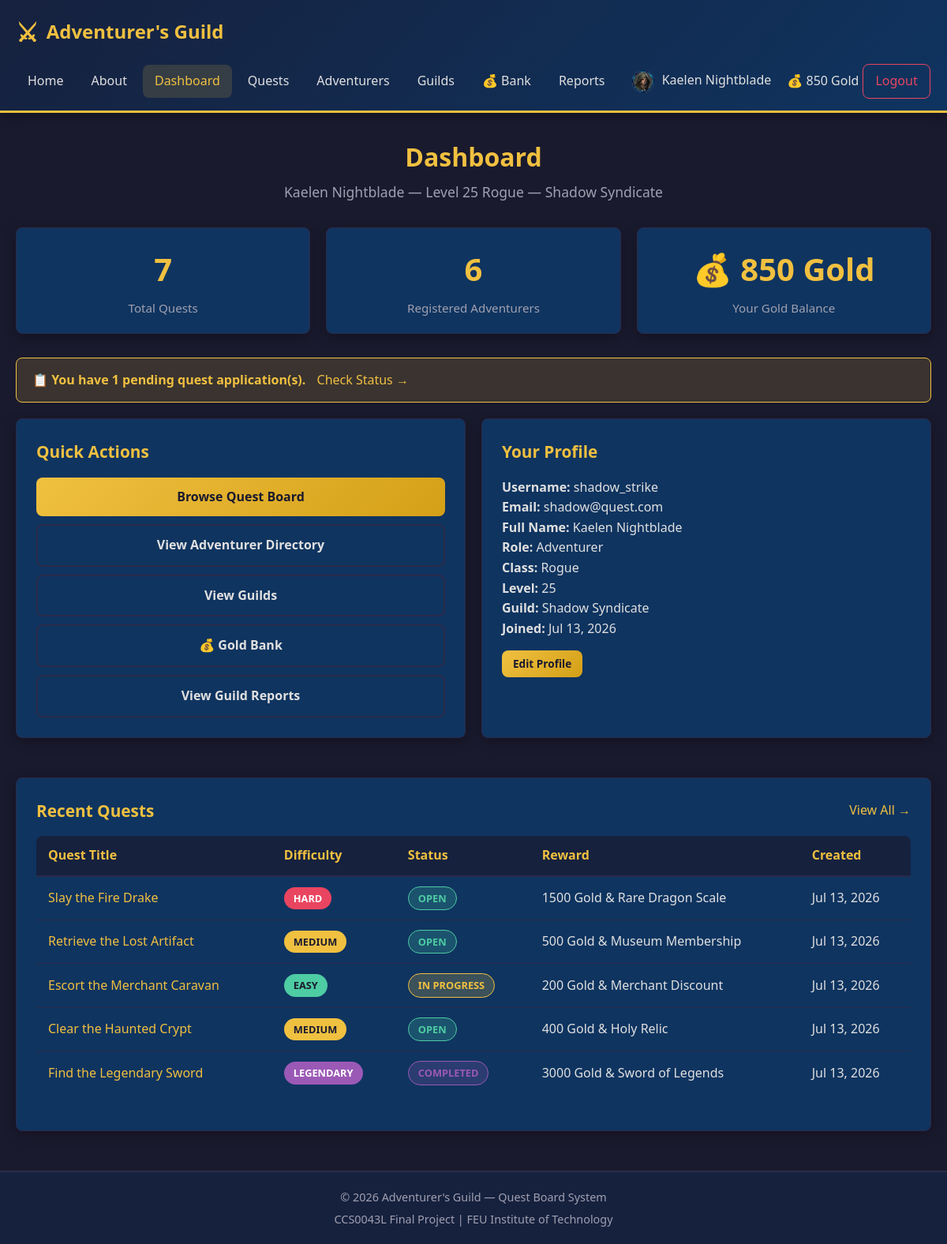
The app's page /dashboard.php (signed in) with its own data.
### tables this page shows
CREATE TABLE IF NOT EXISTS wallets (
    wallet_id INT AUTO_INCREMENT PRIMARY KEY,
    user_id INT NOT NULL UNIQUE,
    balance DECIMAL(12, 2) NOT NULL DEFAULT 100.00,
    created_at TIMESTAMP DEFAULT CURRENT_TIMESTAMP,
    FOREIGN KEY (user_id) REFERENCES users(user_id) ON DELETE CASCADE
);

CREATE TABLE IF NOT EXISTS guilds (
    guild_id INT AUTO_INCREMENT PRIMARY KEY,
    guild_name VARCHAR(100) NOT NULL UNIQUE,
    guild_description TEXT NULL,
    guild_color VARCHAR(7) NULL DEFAULT '#c8b061',
    created_at TIMESTAMP DEFAULT CURRENT_TIMESTAMP
);

CREATE TABLE IF NOT EXISTS users (
    user_id INT AUTO_INCREMENT PRIMARY KEY,
    username VARCHAR(50) NOT NULL UNIQUE,
    email VARCHAR(100) NOT NULL UNIQUE,
    password VARCHAR(255) NOT NULL,
    full_name VARCHAR(100) NOT NULL,
    role ENUM('guild_master', 'adventurer') NOT NULL DEFAULT 'adventurer',
    bio TEXT NULL,
    class VARCHAR(50) NULL,
    level INT NOT NULL DEFAULT 1,
    guild_id INT NULL,
    avatar VARCHAR(255) NULL,
    created_at TIMESTAMP DEFAULT CURRENT_TIMESTAMP,
    FOREIGN KEY (guild_id) REFERENCES guilds(guild_id) ON DELETE SET NULL
);

CREATE TABLE IF NOT EXISTS quests (
    quest_id INT AUTO_INCREMENT PRIMARY KEY,
    title VARCHAR(200) NOT NULL,
    description TEXT NOT NULL,
    difficulty ENUM('EASY', 'MEDIUM', 'HARD', 'LEGENDARY') NOT NULL,
    reward VARCHAR(100) NOT NULL,
    status ENUM('OPEN', 'IN_PROGRESS', 'COMPLETED') NOT NULL DEFAULT 'OPEN',
    assigned_to INT NULL,
    created_by INT NOT NULL,
    location VARCHAR(150) NULL,
    created_at TIMESTAMP DEFAULT CURRENT_TIMESTAMP,
    FOREIGN KEY (assigned_to) REFERENCES users(user_id) ON DELETE SET NULL,
    FOREIGN KEY (created_by) REFERENCES users(user_id) ON DELETE CASCADE
);

### dashboard.php (the view, shortened to what this page needs)
<?php
require_once __DIR__ . '/includes/auth_check.php';
require_once __DIR__ . '/includes/functions.php';
$conn = getConnection();
$currentUser = getUserById($conn, $_SESSION['user_id']);
$stats = getQuestStatistics($conn);
$userGuild = null;
if ($currentUser['guild_id']) {
    $userGuild = getGuildById($conn, $currentUser['guild_id']);
}
$result = $conn->query("SELECT q.*, u.full_name AS assigned_to_name FROM quests q LEFT JOIN users u ON q.assigned_to = u.user_id ORDER BY q.created_at DESC LIMIT 5");
$recentQuests = $result->fetch_all(MYSQLI_ASSOC);
$myPendingApps = 0;
if ($_SESSION['role'] !== 'guild_master') {
    $stmt = $conn->prepare("SELECT COUNT(*) AS count FROM quest_applications WHERE applicant_id = ? AND status = 'PENDING'");
    $stmt->bind_param("i", $_SESSION['user_id']);
    $stmt->execute();
    $result = $stmt->get_result();
    $myPendingApps = $result->fetch_assoc()['count'];
}
?>
<?php include_once __DIR__ . '/includes/header.php'; ?>
<div class="container">
    <h1 class="page-title">Dashboard</h1>
    <p class="page-subtitle"><?php echo htmlspecialchars($_SESSION['full_name']); ?> — Level <?php echo intval($_SESSION['level']); ?> <?php echo htmlspecialchars($_SESSION['class'] ?? 'Adventurer'); ?> <?php echo $userGuild ? '— ' . htmlspecialchars($userGuild['guild_name']) : ''; ?></p>
    <div class="grid-3" style="margin-bottom: 30px;">
        <div class="stat-card">
            <div class="stat-number"><?php echo $stats['total_quests']; ?></div>
            <div class="stat-label">Total Quests</div>
        </div>
        <div class="stat-card">
            <div class="stat-number"><?php echo $stats['total_adventurers']; ?></div>
            <div class="stat-label">Registered Adventurers</div>
        </div>
        <div class="stat-card">
            <div class="stat-number" style="color: var(--color-gold);">&#128176; <?php echo formatGold($wallet['balance'] ?? 0); ?></div>
            <div class="stat-label">Your Gold Balance</div>
        </div>
    </div>
    <?php if ($myPendingApps > 0): ?>
        <div class="alert" style="background-color: rgba(240, 192, 64, 0.15); border: 1px solid var(--color-gold); color: var(--color-gold);">
            <strong>&#128203; You have <?php echo $myPendingApps; ?> pending quest application(s).</strong>
            <a href="profile.php" class="action-link" style="margin-left: 10px;">Check Status &rarr;</a>
        </div>
    <?php endif; ?>
    <div class="grid-2" style="margin-bottom: 30px;">
        <div class="card">
            <h2 class="card-title">Quick Actions</h2>
            <div style="display: flex; flex-direction: column; gap: 10px; margin-top: 15px;">
                <a href="quests.php" class="btn btn-primary" style="text-align: center;">Browse Quest Board</a>
                <a href="adventurers.php" class="btn btn-secondary" style="text-align: center;">View Adventurer Directory</a>
                <a href="guilds.php" class="btn btn-secondary" style="text-align: center;">View Guilds</a>
                <a href="bank.php" class="btn btn-secondary" style="text-align: center;">&#128176; Gold Bank</a>
                <a href="reports.php" class="btn btn-secondary" style="text-align: center;">View Guild Reports</a>
            </div>
        </div>
        <div class="card">
            <h2 class="card-title">Your Profile</h2>
            <div style="margin-top: 15px;">
                <p><strong>Username:</strong> <?php echo htmlspecialchars($_SESSION['username']); ?></p>
                <p><strong>Email:</strong> <?php echo htmlspecialchars($_SESSION['email']); ?></p>
                <p><strong>Full Name:</strong> <?php echo htmlspecialchars($_SESSION['full_name']); ?></p>
                <p><strong>Role:</strong> <?php echo ($_SESSION['role'] === 'guild_master') ? 'Guild Master' : 'Adventurer'; ?></p>
                <p><strong>Class:</strong> <?php echo htmlspecialchars($_SESSION['class'] ?? 'Not Set'); ?></p>
                <p><strong>Level:</strong> <?php echo intval($_SESSION['level']); ?></p>
                <p><strong>Guild:</strong> <?php echo $userGuild ? htmlspecialchars($userGuild['guild_name']) : 'None'; ?></p>
                <p><strong>Joined:</strong> <?php echo formatDate($currentUser['created_at']); ?></p>
            </div>
            <a href="profile.php" class="btn btn-primary btn-sm" style="margin-top: 15px;">Edit Profile</a>
        </div>
    </div>
    <div class="card">
        <div style="display: flex; justify-content: space-between; align-items: center; margin-bottom: 15px; flex-wrap: wrap; gap: 10px;">
            <h2 class="card-title" style="margin-bottom: 0;">Recent Quests</h2>
            <a href="quests.php" class="action-link">View All &rarr;</a>
        </div>
        <?php if (!empty($recentQuests)): ?>
            <div class="table-container">
                <table>
                    <thead>
                        <tr>
                            <th>Quest Title</th>
                            <th>Difficulty</th>
                            <th>Status</th>
                            <th>Reward</th>
                            <th>Created</th>
                        </tr>
                    </thead>
                    <tbody>
                        <?php foreach ($recentQuests as $quest): ?>
                            <tr>
                                <td>
                                    <a href="quests.php" class="action-link"><?php echo htmlspecialchars($quest['title']); ?></a>
                                </td>
                                <td><?php echo getDifficultyBadge($quest['difficulty']); ?></td>
                                <td><?php echo getStatusBadge($quest['status']); ?></td>
                                <td><?php echo htmlspecialchars($quest['reward']); ?></td>
                                <td><?php echo formatDate($quest['created_at']); ?></td>
                            </tr>
                        <?php endforeach; ?>
                    </tbody>
                </table>
            </div>
        <?php endif; ?>
    </div>
</div>
<?php include_once __DIR__ . '/includes/footer.php'; ?>

### includes/header.php (shortened to what this page needs)
<?php
require_once __DIR__ . '/functions.php';
$isLoggedIn = isset($_SESSION['user_id']);
$walletBalance = null;
if ($isLoggedIn) {
    $conn = getConnection();
    $wallet = getWalletBalance($conn, $_SESSION['user_id']);
    $walletBalance = $wallet['balance'] ?? 0;
}
?>
<!DOCTYPE html>
<html lang="en">
<head>
    <link rel="stylesheet" href="css/style.css">
</head>
<body>
    <header class="main-header">
        <div class="container">
            <div class="header-content">
                <a href="index.php" class="logo">
                    <span class="logo-icon">&#9876;</span>
                    <span class="logo-text">Adventurer's Guild</span>
                </a>
                <nav class="main-nav">
                    <a href="index.php" class="nav-link <?php echo basename($_SERVER['PHP_SELF']) === 'index.php' ? 'active' : ''; ?>">Home</a>
                    <a href="about.php" class="nav-link <?php echo basename($_SERVER['PHP_SELF']) === 'about.php' ? 'active' : ''; ?>">About</a>
                    <?php if ($isLoggedIn): ?>
                        <a href="dashboard.php" class="nav-link <?php echo basename($_SERVER['PHP_SELF']) === 'dashboard.php' ? 'active' : ''; ?>">Dashboard</a>
                        <a href="quests.php" class="nav-link <?php echo basename($_SERVER['PHP_SELF']) === 'quests.php' || basename($_SERVER['PHP_SELF']) === 'quest_add.php' || basename($_SERVER['PHP_SELF']) === 'quest_edit.php' ? 'active' : ''; ?>">Quests</a>
                        <a href="adventurers.php" class="nav-link <?php echo basename($_SERVER['PHP_SELF']) === 'adventurers.php' ? 'active' : ''; ?>">Adventurers</a>
                        <a href="guilds.php" class="nav-link <?php echo basename($_SERVER['PHP_SELF']) === 'guilds.php' || basename($_SERVER['PHP_SELF']) === 'guild_detail.php' ? 'active' : ''; ?>">Guilds</a>
                        <a href="bank.php" class="nav-link <?php echo basename($_SERVER['PHP_SELF']) === 'bank.php' ? 'active' : ''; ?>">&#128176; Bank</a>
                        <a href="reports.php" class="nav-link <?php echo basename($_SERVER['PHP_SELF']) === 'reports.php' ? 'active' : ''; ?>">Reports</a>
                        <?php
                        $userAvatar = getUserAvatar($_SESSION['user_id']);
                        ?>
                        <a href="profile.php" class="nav-link <?php echo basename($_SERVER['PHP_SELF']) === 'profile.php' ? 'active' : ''; ?>">
                            <?php if ($userAvatar): ?>
                                <img src="uploads/avatars/<?php echo htmlspecialchars($userAvatar); ?>" alt="Avatar" style="width: 28px; height: 28px; border-radius: 50%; object-fit: cover; margin-right: 5px; vertical-align: middle;">
                            <?php endif; ?>
                            <?php echo htmlspecialchars($_SESSION['full_name']); ?>
                        </a>
                        <div class="wallet-display" title="Gold Balance">
                            &#128176; <?php echo formatGold($walletBalance); ?>
                        </div>
                        <a href="logout.php" class="nav-link btn-logout">Logout</a>
                    <?php else: ?>
                        <a href="login.php" class="nav-link <?php echo basename($_SERVER['PHP_SELF']) === 'login.php' ? 'active' : ''; ?>">Login</a>
                        <a href="register.php" class="nav-link btn-register <?php echo basename($_SERVER['PHP_SELF']) === 'register.php' ? 'active' : ''; ?>">Register</a>
                    <?php endif; ?>
                </nav>
            </div>
        </div>
    </header>
    <main class="main-content">

### includes/functions.php (shortened to what this page needs)
<?php
function getUserById($conn, $userId) {
    $stmt = $conn->prepare("SELECT user_id, username, email, full_name, role, class, level, bio, guild_id, avatar, created_at FROM users WHERE user_id = ?");
    $stmt->bind_param("i", $userId);
    $stmt->execute();
    $result = $stmt->get_result();
    $user = $result->fetch_assoc();
    return $user;
}
function getQuestStatistics($conn) {
    $stats = array();
    $result = $conn->query("SELECT COUNT(*) AS total FROM quests");
    $stats['total_quests'] = $result->fetch_assoc()['total'];
    $result = $conn->query("SELECT status, COUNT(*) AS count FROM quests GROUP BY status");
    $stats['by_status'] = $result->fetch_all(MYSQLI_ASSOC);
    $result = $conn->query("SELECT difficulty, COUNT(*) AS count FROM quests GROUP BY difficulty ORDER BY FIELD(difficulty, 'EASY', 'MEDIUM', 'HARD', 'LEGENDARY')");
    $stats['by_difficulty'] = $result->fetch_all(MYSQLI_ASSOC);
    $result = $conn->query("SELECT COUNT(*) AS total FROM users");
    $stats['total_adventurers'] = $result->fetch_assoc()['total'];
    $result = $conn->query("SELECT class, COUNT(*) AS count FROM users WHERE class IS NOT NULL AND class != '' GROUP BY class ORDER BY count DESC");
    $stats['by_class'] = $result->fetch_all(MYSQLI_ASSOC);
    $result = $conn->query("SELECT g.guild_name, COUNT(u.user_id) AS count FROM guilds g LEFT JOIN users u ON g.guild_id = u.guild_id GROUP BY g.guild_id ORDER BY count DESC");
    $stats['by_guild'] = $result->fetch_all(MYSQLI_ASSOC);
    return $stats;
}
function getDifficultyBadge($difficulty) {
    switch (strtoupper($difficulty)) {
        case 'EASY':
            return "<span class='badge badge-easy'>Easy</span>";
        case 'MEDIUM':
            return "<span class='badge badge-medium'>Medium</span>";
        case 'HARD':
            return "<span class='badge badge-hard'>Hard</span>";
        case 'LEGENDARY':
            return "<span class='badge badge-legendary'>Legendary</span>";
    }
}
function getStatusBadge($status) {
    switch (strtoupper($status)) {
        case 'OPEN':
            return "<span class='status-badge status-open'>Open</span>";
        case 'IN_PROGRESS':
            return "<span class='status-badge status-progress'>In Progress</span>";
        case 'COMPLETED':
            return "<span class='status-badge status-completed'>Completed</span>";
    }
}
function formatDate($dateStr) {
    return date("M d, Y", strtotime($dateStr));
}
function getGuildById($conn, $guildId) {
    $stmt = $conn->prepare("SELECT * FROM guilds WHERE guild_id = ?");
    $stmt->bind_param("i", $guildId);
    $stmt->execute();
    $result = $stmt->get_result();
    $guild = $result->fetch_assoc();
    return $guild;
}
function getWalletBalance($conn, $userId) {
    $stmt = $conn->prepare("SELECT balance FROM wallets WHERE user_id = ?");
    $stmt->bind_param("i", $userId);
    $stmt->execute();
    $result = $stmt->get_result();
    $wallet = $result->fetch_assoc();
    return $wallet;
}
function formatGold($amount) {
    return number_format($amount, 0) . " Gold";
}
function getUserAvatar($userId) {
    $avatarDir = UPLOAD_DIR . 'avatars/';
    $files = glob($avatarDir . 'user_' . $userId . '_*');
    if (!empty($files)) {
        return basename($files[0]);
    }
    return null;
}
?>

### records on screen
wallets: balance "850 Gold"
guilds: guild_name "Shadow Syndicate"
users: created_at "Jul 13, 2026"
quests: title "Slay the Fire Drake", difficulty "HARD", status "OPEN", reward "1500 Gold & Rare Dragon Scale", created_at "Jul 13, 2026"
quests: title "Retrieve the Lost Artifact", difficulty "MEDIUM", status "OPEN", reward "500 Gold & Museum Membership", created_at "Jul 13, 2026"
quests: title "Escort the Merchant Caravan", difficulty "EASY", status "IN PROGRESS", reward "200 Gold & Merchant Discount", created_at "Jul 13, 2026"
quests: title "Clear the Haunted Crypt", difficulty "MEDIUM", status "OPEN", reward "400 Gold & Holy Relic", created_at "Jul 13, 2026"
quests: title "Find the Legendary Sword", difficulty "LEGENDARY", status "COMPLETED", reward "3000 Gold & Sword of Legends", created_at "Jul 13, 2026"

### other values on screen
$_SESSION['full_name'] "Kaelen Nightblade"
$_SESSION['level'] "25"
$_SESSION['class'] "Rogue"
$stats['total_quests'] "7"
$stats['total_adventurers'] "6"
$myPendingApps "1"
$_SESSION['username'] "shadow_strike"
$_SESSION['email'] "shadow@quest.com"
